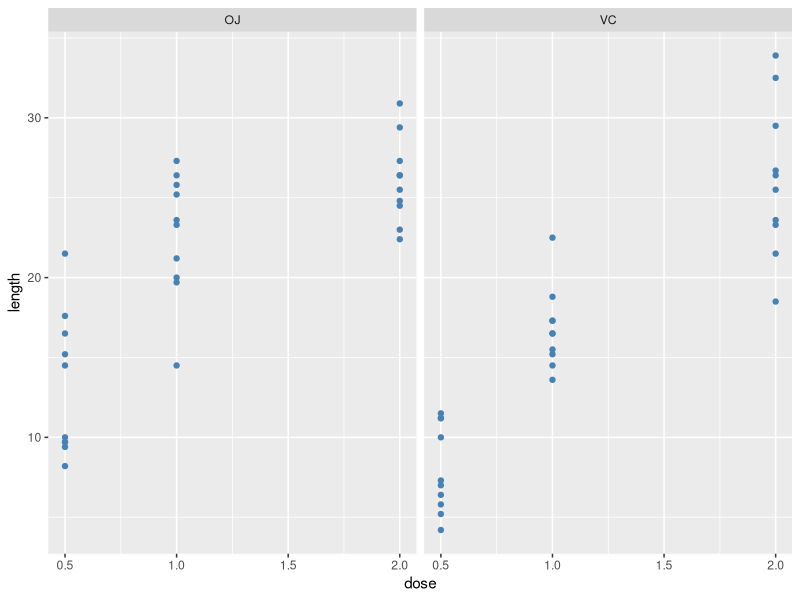

Reproduce this figure in R. (Note: this script raises an error after producing the figure.)
## ---- chunk 1
# Loading the data and getting some initial information
data(ToothGrowth)
summary(ToothGrowth)
head(ToothGrowth)
## ---- chunk 2
library(ggplot2)
# Producing plots of len against dose with a factor of supp
g <- ggplot(ToothGrowth,aes(dose,len))
g <- g + geom_point(color = "steelblue")
g <- g + labs(x="dose",
              y="length")
g <- g + facet_grid(.~supp)
g
## ---- chunk 3
# performing t test for dose = 0.5
t.test(len~supp,
       paired = FALSE,
       var.equal = FALSE,
       data = ToothGrowth[ToothGrowth$dose == 0.5,])
# performing t test for dose = 1.0
t.test(len~supp,
       paired = FALSE,
       var.equal = FALSE,
       data = ToothGrowth[ToothGrowth$dose == 1.0,])
# performing t test for dose = 2.0
t.test(len~supp,
       paired = FALSE,
       var.equal = FALSE,
       data = ToothGrowth[ToothGrowth$dose == 2.0,])
